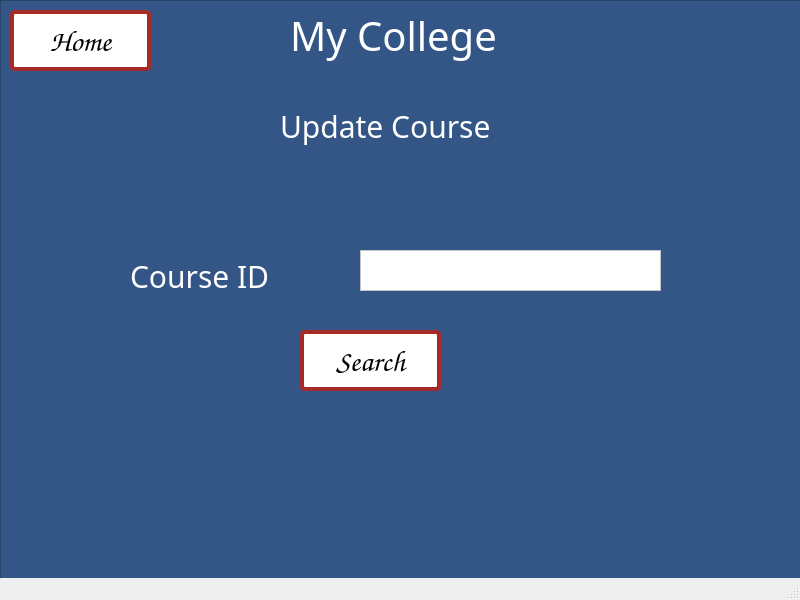
<?xml version="1.0" encoding="UTF-8"?>
<ui version="4.0">
 <class>MainWindow</class>
 <widget class="QMainWindow" name="MainWindow">
  <property name="geometry">
   <rect>
    <x>0</x>
    <y>0</y>
    <width>800</width>
    <height>600</height>
   </rect>
  </property>
  <property name="windowTitle">
   <string>MainWindow</string>
  </property>
  <widget class="QWidget" name="centralwidget">
   <widget class="QWidget" name="gridLayoutWidget">
    <property name="geometry">
     <rect>
      <x>0</x>
      <y>0</y>
      <width>801</width>
      <height>591</height>
     </rect>
    </property>
    <layout class="QGridLayout" name="gridLayout">
     <item row="0" column="0">
      <widget class="QFrame" name="frame">
       <property name="autoFillBackground">
        <bool>false</bool>
       </property>
       <property name="styleSheet">
        <string notr="true"> background-color: #345687;</string>
       </property>
       <property name="frameShape">
        <enum>QFrame::StyledPanel</enum>
       </property>
       <property name="frameShadow">
        <enum>QFrame::Raised</enum>
       </property>
       <widget class="QLabel" name="label_4">
        <property name="geometry">
         <rect>
          <x>290</x>
          <y>10</y>
          <width>211</width>
          <height>51</height>
         </rect>
        </property>
        <property name="font">
         <font>
          <family>Papyrus</family>
          <pointsize>-1</pointsize>
         </font>
        </property>
        <property name="styleSheet">
         <string notr="true">font-size: 40px;
color: white;</string>
        </property>
        <property name="text">
         <string>My College</string>
        </property>
       </widget>
       <widget class="QLabel" name="label_5">
        <property name="geometry">
         <rect>
          <x>280</x>
          <y>100</y>
          <width>231</width>
          <height>51</height>
         </rect>
        </property>
        <property name="font">
         <font>
          <family>Papyrus</family>
          <pointsize>-1</pointsize>
         </font>
        </property>
        <property name="styleSheet">
         <string notr="true">font-size: 30px;
color: white;</string>
        </property>
        <property name="text">
         <string>Update Course</string>
        </property>
       </widget>
       <widget class="QTextEdit" name="updateCourseLandingPageTakeCourseID">
        <property name="geometry">
         <rect>
          <x>360</x>
          <y>250</y>
          <width>301</width>
          <height>41</height>
         </rect>
        </property>
        <property name="styleSheet">
         <string notr="true">background-color:white;color:black;font-size:25px;</string>
        </property>
       </widget>
       <widget class="QLabel" name="label_6">
        <property name="geometry">
         <rect>
          <x>130</x>
          <y>250</y>
          <width>161</width>
          <height>51</height>
         </rect>
        </property>
        <property name="font">
         <font>
          <family>Papyrus</family>
          <pointsize>-1</pointsize>
         </font>
        </property>
        <property name="styleSheet">
         <string notr="true">font-size: 30px;
color: white;</string>
        </property>
        <property name="text">
         <string>Course ID</string>
        </property>
       </widget>
       <widget class="QPushButton" name="updateCourseLandingPageHomeButton">
        <property name="geometry">
         <rect>
          <x>10</x>
          <y>10</y>
          <width>141</width>
          <height>61</height>
         </rect>
        </property>
        <property name="font">
         <font>
          <family>Comic Sans MS</family>
          <pointsize>-1</pointsize>
          <underline>false</underline>
          <strikeout>false</strikeout>
         </font>
        </property>
        <property name="styleSheet">
         <string notr="true">background-color: white;
display: inline-block;
      padding: 10px 20px;
      font-size: 30px;
      text-align: center;
      text-decoration: none;
      cursor: pointer;
      border-radius: 5px;
      transition: background-color 0.3s ease;
 border: 4px solid brown;</string>
        </property>
        <property name="text">
         <string>Home</string>
        </property>
       </widget>
       <widget class="QPushButton" name="updateCourseLandingPageSearchButton">
        <property name="geometry">
         <rect>
          <x>300</x>
          <y>330</y>
          <width>141</width>
          <height>61</height>
         </rect>
        </property>
        <property name="font">
         <font>
          <family>Comic Sans MS</family>
          <pointsize>-1</pointsize>
          <underline>false</underline>
          <strikeout>false</strikeout>
         </font>
        </property>
        <property name="styleSheet">
         <string notr="true">background-color: white;
display: inline-block;
      padding: 10px 20px;
      font-size: 30px;
      text-align: center;
      text-decoration: none;
      cursor: pointer;
      border-radius: 5px;
      transition: background-color 0.3s ease;
 border: 4px solid brown;</string>
        </property>
        <property name="text">
         <string>Search</string>
        </property>
       </widget>
      </widget>
     </item>
    </layout>
   </widget>
  </widget>
  <widget class="QStatusBar" name="statusbar"/>
 </widget>
 <resources/>
 <connections/>
</ui>
